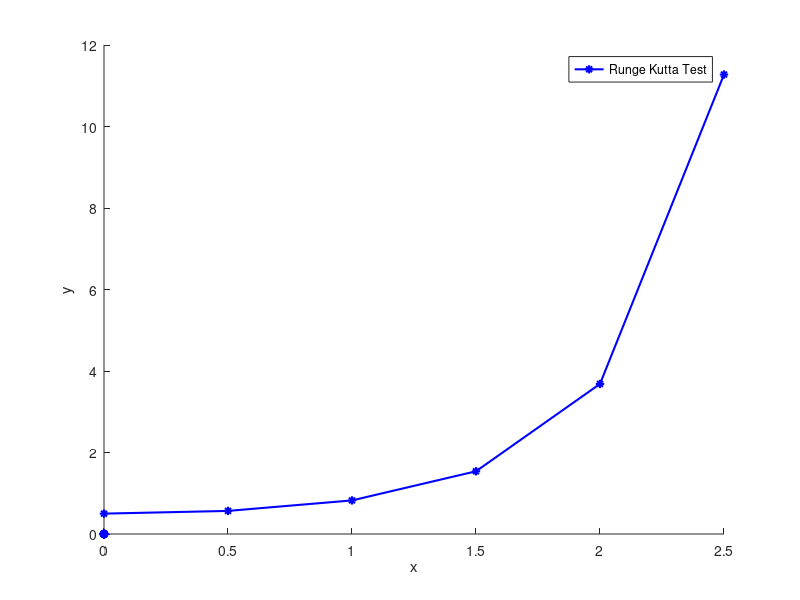

Write MATLAB code to recreate this figure.
%Zachary Job

function rungekutta

%VARS//////////////////////////|
time = 0;
timeStep = 0.5;
stepSol = 0.5;
steps = 6;

intrvl_0 = 0;
intrvl_1 = 0;
intrvl_2 = 0;
intrvl_3 = 0;

i = 0;

xArray = zeros(steps);
yArray = zeros(steps);
%//////////////////////////////|

disp(['0: time = ', num2str(time), ' stepSol = ', num2str(stepSol)]);
xArray(1) = stepSol;
yArray(1) = time;

%DRIVER////////////////////////|
for i = 1:(steps - 1)
	
	%Get intervals
	intrvl_0 = timeStep * f_tw(time, stepSol);
	intrvl_1 = timeStep * f_tw(time + timeStep / 2, stepSol + (intrvl_0 / 2));
	intrvl_2 = timeStep * f_tw(time + timeStep / 2, stepSol + (intrvl_1 / 2));
	intrvl_3 = timeStep * f_tw(time + timeStep, stepSol + intrvl_2);
	
	%Get solution
	stepSol = stepSol + (intrvl_0 + 2*intrvl_1 + 2*intrvl_2 + intrvl_3) / 6;
	time = time + timeStep;
	
	disp([num2str(i), ': time = ', num2str(time), ' stepSol = ', num2str(stepSol)]);
	xArray(i + 1) = stepSol;
	yArray(i + 1) = time;
    
end

hold on;
plot(yArray,xArray,'*-', 'Linewidth', 1.5, 'color', 'blue');
legend('Runge Kutta Test');
xlabel('x');
ylabel('y');
%//////////////////////////////|

%DEFINES///////////////////////|
function intrvlCalc = f_tw(time,var)
intrvlCalc = var * time; %arbitrary
%//////////////////////////////|